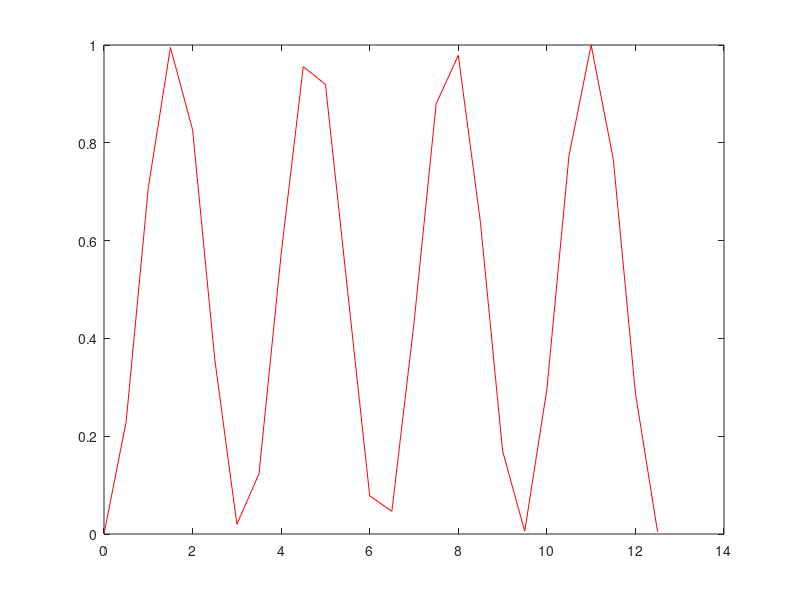

Write MATLAB code to recreate this figure. (Note: this script raises an error after producing the figure.)
% sans ; -> affiche le resultat, ; -> n'afffiche pas le res
% attention multiplication matrice, respecter ordre
%
%
%
%

%C = [1 2 ;4 12; 2 4]
%len=length(C)
%si=size(C)
%si2=size(A,2)

format long

x = 0:0.5:4*pi % nombres de 0 a 4*pi par pas de 0.5
y = sin(x)
%plot(x,y,'*')
%hold on
%plot(x,y,'-')

%ybis = y*y fonctionnerait pas
ybis = y.*y
%hold off
plot(x,ybis,'-r')

% 2. a)
A2 = [];
for p = 1:5
  B2 = [];
  for i = 1:5
    B2 = [B2 rand];
  end
  A2 = [A2;B2];
end
A2 % matrice 5x5 aleatoire

A = rand(5) % matrice 5x5 aleatoire
%A = rand(5,5)



% 2. b)
L = eye(5) % matrice identite 5x5


% 2. c)
L(1:5,1) = A(1:5,1)/A(1,1) % ou (2:5,1)
%L(1:end,1) = A(1:end,1)/A(1,1)
L(2:end,1) = -L(2:end,1)


% 2. d)
L = L*A % sa premiere colonne est


% 2. e)
Linv = inv(L)

% Fonction en ligne de commande
% f=@(x) cos(x)
% g=@(x,y,z) (cos(x)*y)+z*i


% 3. voir fichier tp1ex3.m

M3 = [1 0 0,
      4 5 0,
      7 8 9 ]

tp1ex3M3 = tp1ex3(M3)
detM3 = det(M3)

% 4. a)
x2 = -1:0.05:1
for i = 1:length(x2)
y2(i) = (exp(x2(i)/pi))/(log10(x2(i)+pi))
endfor
plot(x2,y2,'-*r')

hold on
% 4. b)
% voir fichier tp1ex4b.m

x3 = -1:0.05:1;
f3 = tp1ex4b(x3)
plot(x3,f3,'-*b')

